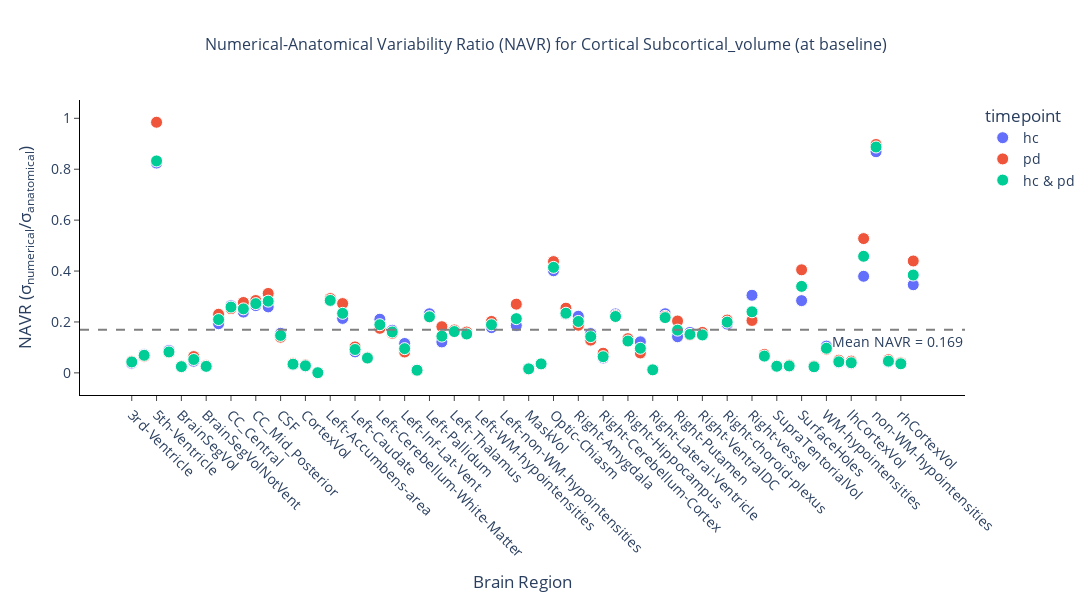
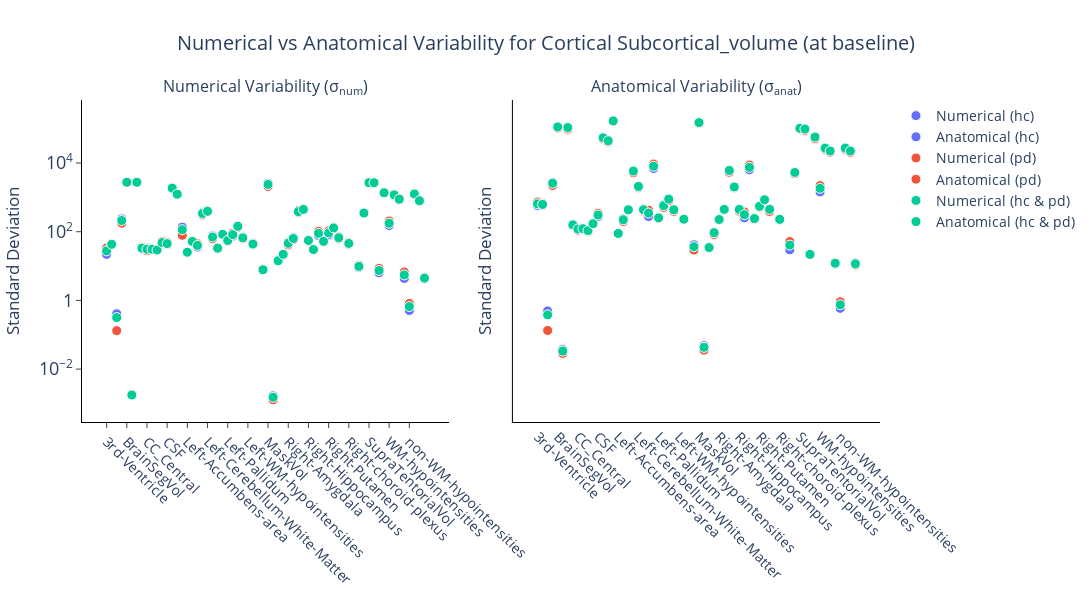

The cell these charts' notebook holds for them, in order:
### Markdown cell above
### Baseline HC+PD

### Code cell
pop_hc_baseline, pop_pd_baseline = get_population(df, df_cohort, visit="first")
pop_hc_followup, pop_pd_followup = get_population(df, df_cohort, visit="second")

pop_hc = pop_hc_baseline
pop_pd = pop_pd_baseline
pop_all = np.concatenate([pop_hc_baseline, pop_pd_baseline])

config = NavrConfig(
    metric=METRIC,
    bilateral=False,
    change=False,
    csv_dir=csv_dir,
    figures_dir=figures_dir,
    regions_template=regions_template,
    anondir=anondir,
    title_suffix="Cortical",
    timepoint="baseline",
)

_ = generate_navr(
    get_stats_metric=get_stats_metric,
    pop1=pop_hc,
    pop2=pop_pd,
    pop_all=pop_all,
    pop1_name="hc",
    pop2_name="pd",
    config=config,
)

pop_hc = pop_hc_followup
pop_pd = pop_pd_followup
pop_all = np.concatenate([pop_hc_followup, pop_pd_followup])

config = NavrConfig(
    metric=METRIC,
    bilateral=False,
    change=False,
    csv_dir=csv_dir,
    figures_dir=figures_dir,
    regions_template=regions_template,
    anondir=anondir,
    title_suffix="Cortical",
    timepoint="followup",
)

_ = generate_navr(
    get_stats_metric=get_stats_metric,
    pop1=pop_hc,
    pop2=pop_pd,
    pop_all=pop_all,
    pop1_name="hc",
    pop2_name="pd",
    config=config,
)

### Figure 1 — Plotly figure (JSON) as saved in the notebook; plotly's stock layout.template omitted (floating-point values rounded to 4 significant figures)
{"data": [{"customdata": [[21.93, 573.3], [42.49, 591.7], [0.4073, 0.4942], [236.1, 2691.0], [2721.0, 112500.0], [0.001701, 0.03707], [2726.0, 109000.0], [31.33, 162.3], [33.29, 126.2], [30.02, 125.7], [29.51, 111.7], [44.6, 172.0], [42.39, 273.0], [1827.0, 55050.0], [1199.0, 45410.0], [136.0, 167900.0], [25.39, 89.76], [50.52, 236.2], [35.69, 432.8], [361.9, 5877.0], [404.8, 1921.0], [75.59, 451.6], [31.97, 276.9], [84.53, 6915.0], [57.55, 247.9], [74.39, 611.9], [151.7, 918.0], [69.1, 444.6], [0.0, 0.0], [41.53, 233.5], [0.0, 0.0], [7.745, 41.63], [2591.0, 149800.0], [0.001671, 0.04808], [14.3, 35.66], [22.64, 97.7], [49.49, 222.5], [67.49, 437.4], [357.8, 6134.0], [437.2, 1888.0], [57.68, 460.8], [31.0, 254.3], [77.45, 6376.0], [53.52, 230.3], [80.23, 565.4], [134.7, 849.0], [70.34, 463.5], [0.0, 0.0], [42.9, 224.1], [0.0, 0.0], [9.05, 29.69], [346.9, 5352.0], [2612.0, 102400.0], [2614.0, 98860.0], [6.351, 22.38], [1346.0, 57880.0], [151.5, 1441.0], [1127.0, 27530.0], [834.9, 22710.0], [4.372, 11.52], [0.5115, 0.5888], [1217.0, 27600.0], [791.9, 22790.0], [4.249, 12.28]], "hovertemplate": "<b>%{hovertext}</b><br><br>timepoint=hc<br>region=%{x}<br>NAVR=%{y:.3f}<br>num=%{customdata[0]:.2e}<br>anat=%{customdata[1]:.2e}<extra></extra>", "hovertext": ["3rd-Ventricle", "4th-Ventricle", "5th-Ventricle", "Brain-Stem", "BrainSegVol", "BrainSegVol-to-eTIV", "BrainSegVolNotVent", "CC_Anterior", "CC_Central", "CC_Mid_Anterior", "CC_Mid_Posterior", "CC_Posterior", "CSF", "CerebralWhiteMatterVol", "CortexVol", "EstimatedTotalIntraCranialVol", "Left-Accumbens-area", "Left-Amygdala", "Left-Caudate", "Left-Cerebellum-Cortex", "Left-Cerebellum-White-Matter", "Left-Hippocampus", "Left-Inf-Lat-Vent", "Left-Lateral-Ventricle", "Left-Pallidum", "Left-Putamen", "Left-Thalamus", "Left-VentralDC", "Left-WM-hypointensities", "Left-choroid-plexus", "Left-non-WM-hypointensities", "Left-vessel", "MaskVol", "MaskVol-to-eTIV", "Optic-Chiasm", "Right-Accumbens-area", "Right-Amygdala", "Right-Caudate", "Right-Cerebellum-Cortex", "Right-Cerebellum-White-Matter", "Right-Hippocampus", "Right-Inf-Lat-Vent", "Right-Lateral-Ventricle", "Right-Pallidum", "Right-Putamen", "Right-Thalamus", "Right-VentralDC", "Right-WM-hypointensities", "Right-choroid-plexus", "Right-non-WM-hypointensities", "Right-vessel", "SubCortGrayVol", "SupraTentorialVol", "SupraTentorialVolNotVent", "SurfaceHoles", "TotalGrayVol", "WM-hypointensities", "lhCerebralWhiteMatterVol", "lhCortexVol", "lhSurfaceHoles", "non-WM-hypointensities", "rhCerebralWhiteMatterVol", "rhCortexVol", "rhSurfaceHoles"], "legendgroup": "hc", "marker": {"color": "#636efa", "line": {"color": "white", "width": 1}, "size": 12, "symbol": "circle"}, "mode": "markers", "name": "hc", "orientation": "v", "showlegend": true, "type": "scatter", "x": ["3rd-Ventricle", "4th-Ventricle", "5th-Ventricle", "Brain-Stem", "BrainSegVol", "BrainSegVol-to-eTIV", "BrainSegVolNotVent", "CC_Anterior", "CC_Central", "CC_Mid_Anterior", "CC_Mid_Posterior", "CC_Posterior", "CSF", "CerebralWhiteMatterVol", "CortexVol", "EstimatedTotalIntraCranialVol", "Left-Accumbens-area", "Left-Amygdala", "Left-Caudate", "Left-Cerebellum-Cortex", "Left-Cerebellum-White-Matter", "Left-Hippocampus", "Left-Inf-Lat-Vent", "Left-Lateral-Ventricle", "Left-Pallidum", "Left-Putamen", "Left-Thalamus", "Left-VentralDC", "Left-WM-hypointensities", "Left-choroid-plexus", "Left-non-WM-hypointensities", "Left-vessel", "MaskVol", "MaskVol-to-eTIV", "Optic-Chiasm", "Right-Accumbens-area", "Right-Amygdala", "Right-Caudate", "Right-Cerebellum-Cortex", "Right-Cerebellum-White-Matter", "Right-Hippocampus", "Right-Inf-Lat-Vent", "Right-Lateral-Ventricle", "Right-Pallidum", "Right-Putamen", "Right-Thalamus", "Right-VentralDC", "Right-WM-hypointensities", "Right-choroid-plexus", "Right-non-WM-hypointensities", "Right-vessel", "SubCortGrayVol", "SupraTentorialVol", "SupraTentorialVolNotVent", "SurfaceHoles", "TotalGrayVol", "WM-hypointensities", "lhCerebralWhiteMatterVol", "lhCortexVol", "lhSurfaceHoles", "non-WM-hypointensities", "rhCerebralWhiteMatterVol", "rhCortexVol", "rhSurfaceHoles"], "xaxis": "x", "y": [0.03826, 0.07181, 0.8243, 0.08775, 0.02418, 0.04588, 0.02501, 0.193, 0.2638, 0.2388, 0.2642, 0.2593, 0.1553, 0.03319, 0.02639, 0.0008099, 0.2828, 0.2139, 0.08247, 0.06158, 0.2107, 0.1674, 0.1155, 0.01222, 0.2321, 0.1216, 0.1652, 0.1554, NaN, 0.1778, NaN, 0.1861, 0.01729, 0.03476, 0.4011, 0.2317, 0.2224, 0.1543, 0.05834, 0.2316, 0.1252, 0.1219, 0.01215, 0.2324, 0.1419, 0.1587, 0.1517, NaN, 0.1915, NaN, 0.3049, 0.06482, 0.02552, 0.02644, 0.2838, 0.02325, 0.1051, 0.04092, 0.03676, 0.3795, 0.8687, 0.0441, 0.03475, 0.3461], "yaxis": "y"}, {"customdata": [[33.56, 731.4], [43.54, 663.1], [0.1313, 0.1333], [177.0, 2210.0], [2785.0, 104000.0], [0.001839, 0.02872], [2783.0, 96660.0], [35.47, 154.1], [27.84, 110.4], [31.9, 115.4], [29.08, 102.3], [52.46, 168.1], [48.22, 343.7], [1890.0, 49750.0], [1274.0, 40750.0], [78.64, 161000.0], [25.24, 86.51], [53.86, 197.9], [44.6, 436.9], [308.6, 5190.0], [379.6, 2170.0], [62.43, 401.9], [34.72, 423.5], [83.07, 9302.0], [53.31, 242.4], [92.0, 507.2], [133.4, 791.8], [62.64, 390.7], [0.0, 0.0], [46.18, 228.5], [0.0, 0.0], [7.884, 29.2], [2067.0, 141400.0], [0.001291, 0.03567], [14.43, 33.01], [21.03, 82.68], [41.0, 219.2], [58.2, 452.6], [415.6, 5382.0], [455.1, 2017.0], [53.17, 395.5], [29.34, 374.7], [102.4, 8723.0], [51.23, 230.7], [105.7, 518.7], [121.0, 813.8], [61.82, 388.8], [0.0, 0.0], [48.68, 234.6], [0.0, 0.0], [10.61, 51.55], [353.1, 4862.0], [2733.0, 96280.0], [2729.0, 88690.0], [8.609, 21.27], [1384.0, 51150.0], [204.4, 2208.0], [1242.0, 24950.0], [945.5, 20480.0], [6.698, 12.7], [0.8148, 0.9083], [1293.0, 24880.0], [803.7, 20370.0], [4.695, 10.68]], "hovertemplate": "<b>%{hovertext}</b><br><br>timepoint=pd<br>region=%{x}<br>NAVR=%{y:.3f}<br>num=%{customdata[0]:.2e}<br>anat=%{customdata[1]:.2e}<extra></extra>", "hovertext": ["3rd-Ventricle", "4th-Ventricle", "5th-Ventricle", "Brain-Stem", "BrainSegVol", "BrainSegVol-to-eTIV", "BrainSegVolNotVent", "CC_Anterior", "CC_Central", "CC_Mid_Anterior", "CC_Mid_Posterior", "CC_Posterior", "CSF", "CerebralWhiteMatterVol", "CortexVol", "EstimatedTotalIntraCranialVol", "Left-Accumbens-area", "Left-Amygdala", "Left-Caudate", "Left-Cerebellum-Cortex", "Left-Cerebellum-White-Matter", "Left-Hippocampus", "Left-Inf-Lat-Vent", "Left-Lateral-Ventricle", "Left-Pallidum", "Left-Putamen", "Left-Thalamus", "Left-VentralDC", "Left-WM-hypointensities", "Left-choroid-plexus", "Left-non-WM-hypointensities", "Left-vessel", "MaskVol", "MaskVol-to-eTIV", "Optic-Chiasm", "Right-Accumbens-area", "Right-Amygdala", "Right-Caudate", "Right-Cerebellum-Cortex", "Right-Cerebellum-White-Matter", "Right-Hippocampus", "Right-Inf-Lat-Vent", "Right-Lateral-Ventricle", "Right-Pallidum", "Right-Putamen", "Right-Thalamus", "Right-VentralDC", "Right-WM-hypointensities", "Right-choroid-plexus", "Right-non-WM-hypointensities", "Right-vessel", "SubCortGrayVol", "SupraTentorialVol", "SupraTentorialVolNotVent", "SurfaceHoles", "TotalGrayVol", "WM-hypointensities", "lhCerebralWhiteMatterVol", "lhCortexVol", "lhSurfaceHoles", "non-WM-hypointensities", "rhCerebralWhiteMatterVol", "rhCortexVol", "rhSurfaceHoles"], "legendgroup": "pd", "marker": {"color": "#EF553B", "line": {"color": "white", "width": 1}, "size": 12, "symbol": "circle"}, "mode": "markers", "name": "pd", "orientation": "v", "showlegend": true, "type": "scatter", "x": ["3rd-Ventricle", "4th-Ventricle", "5th-Ventricle", "Brain-Stem", "BrainSegVol", "BrainSegVol-to-eTIV", "BrainSegVolNotVent", "CC_Anterior", "CC_Central", "CC_Mid_Anterior", "CC_Mid_Posterior", "CC_Posterior", "CSF", "CerebralWhiteMatterVol", "CortexVol", "EstimatedTotalIntraCranialVol", "Left-Accumbens-area", "Left-Amygdala", "Left-Caudate", "Left-Cerebellum-Cortex", "Left-Cerebellum-White-Matter", "Left-Hippocampus", "Left-Inf-Lat-Vent", "Left-Lateral-Ventricle", "Left-Pallidum", "Left-Putamen", "Left-Thalamus", "Left-VentralDC", "Left-WM-hypointensities", "Left-choroid-plexus", "Left-non-WM-hypointensities", "Left-vessel", "MaskVol", "MaskVol-to-eTIV", "Optic-Chiasm", "Right-Accumbens-area", "Right-Amygdala", "Right-Caudate", "Right-Cerebellum-Cortex", "Right-Cerebellum-White-Matter", "Right-Hippocampus", "Right-Inf-Lat-Vent", "Right-Lateral-Ventricle", "Right-Pallidum", "Right-Putamen", "Right-Thalamus", "Right-VentralDC", "Right-WM-hypointensities", "Right-choroid-plexus", "Right-non-WM-hypointensities", "Right-vessel", "SubCortGrayVol", "SupraTentorialVol", "SupraTentorialVolNotVent", "SurfaceHoles", "TotalGrayVol", "WM-hypointensities", "lhCerebralWhiteMatterVol", "lhCortexVol", "lhSurfaceHoles", "non-WM-hypointensities", "rhCerebralWhiteMatterVol", "rhCortexVol", "rhSurfaceHoles"], "xaxis": "x", "y": [0.04588, 0.06567, 0.9845, 0.08007, 0.02677, 0.06403, 0.02879, 0.2302, 0.2522, 0.2766, 0.2843, 0.3121, 0.1403, 0.03799, 0.03127, 0.0004884, 0.2918, 0.2722, 0.1021, 0.05946, 0.175, 0.1553, 0.08198, 0.00893, 0.22, 0.1814, 0.1685, 0.1603, NaN, 0.2021, NaN, 0.27, 0.01462, 0.03621, 0.4371, 0.2543, 0.1871, 0.1286, 0.07722, 0.2257, 0.1345, 0.07831, 0.01174, 0.222, 0.2038, 0.1487, 0.159, NaN, 0.2074, NaN, 0.2059, 0.07263, 0.02839, 0.03076, 0.4048, 0.02706, 0.09259, 0.04979, 0.04617, 0.5275, 0.8971, 0.05199, 0.03946, 0.4395], "yaxis": "y"}, {"customdata": [[27.69, 646.6], [42.96, 622.7], [0.3164, 0.38], [212.0, 2576.0], [2750.0, 112400.0], [0.001763, 0.03359], [2751.0, 107600.0], [33.22, 158.6], [31.0, 119.9], [30.87, 122.8], [29.32, 107.8], [48.24, 171.3], [45.07, 306.3], [1855.0, 54280.0], [1233.0, 44520.0], [114.2, 168400.0], [25.32, 88.96], [52.03, 222.5], [39.88, 434.6], [339.4, 5824.0], [393.8, 2082.0], [70.07, 436.0], [33.22, 349.1], [83.89, 8041.0], [55.72, 253.1], [82.65, 572.9], [143.9, 886.2], [66.32, 434.1], [0.0, 0.0], [43.65, 231.0], [0.0, 0.0], [7.807, 36.64], [2373.0, 150700.0], [0.001515, 0.04293], [14.36, 34.64], [21.94, 93.62], [45.93, 227.3], [63.54, 445.8], [384.5, 6059.0], [445.2, 2010.0], [55.73, 445.3], [30.28, 313.5], [89.38, 7489.0], [52.52, 241.8], [92.37, 550.4], [128.8, 851.5], [66.7, 447.6], [0.0, 0.0], [45.55, 228.5], [0.0, 0.0], [9.773, 40.74], [349.7, 5301.0], [2667.0, 102400.0], [2665.0, 97510.0], [7.436, 21.88], [1363.0, 56930.0], [176.9, 1830.0], [1179.0, 27170.0], [885.5, 22300.0], [5.524, 12.06], [0.6631, 0.7474], [1251.0, 27180.0], [797.1, 22310.0], [4.452, 11.58]], "hovertemplate": "<b>%{hovertext}</b><br><br>timepoint=hc & pd<br>region=%{x}<br>NAVR=%{y:.3f}<br>num=%{customdata[0]:.2e}<br>anat=%{customdata[1]:.2e}<extra></extra>", "hovertext": ["3rd-Ventricle", "4th-Ventricle", "5th-Ventricle", "Brain-Stem", "BrainSegVol", "BrainSegVol-to-eTIV", "BrainSegVolNotVent", "CC_Anterior", "CC_Central", "CC_Mid_Anterior", "CC_Mid_Posterior", "CC_Posterior", "CSF", "CerebralWhiteMatterVol", "CortexVol", "EstimatedTotalIntraCranialVol", "Left-Accumbens-area", "Left-Amygdala", "Left-Caudate", "Left-Cerebellum-Cortex", "Left-Cerebellum-White-Matter", "Left-Hippocampus", "Left-Inf-Lat-Vent", "Left-Lateral-Ventricle", "Left-Pallidum", "Left-Putamen", "Left-Thalamus", "Left-VentralDC", "Left-WM-hypointensities", "Left-choroid-plexus", "Left-non-WM-hypointensities", "Left-vessel", "MaskVol", "MaskVol-to-eTIV", "Optic-Chiasm", "Right-Accumbens-area", "Right-Amygdala", "Right-Caudate", "Right-Cerebellum-Cortex", "Right-Cerebellum-White-Matter", "Right-Hippocampus", "Right-Inf-Lat-Vent", "Right-Lateral-Ventricle", "Right-Pallidum", "Right-Putamen", "Right-Thalamus", "Right-VentralDC", "Right-WM-hypointensities", "Right-choroid-plexus", "Right-non-WM-hypointensities", "Right-vessel", "SubCortGrayVol", "SupraTentorialVol", "SupraTentorialVolNotVent", "SurfaceHoles", "TotalGrayVol", "WM-hypointensities", "lhCerebralWhiteMatterVol", "lhCortexVol", "lhSurfaceHoles", "non-WM-hypointensities", "rhCerebralWhiteMatterVol", "rhCortexVol", "rhSurfaceHoles"], "legendgroup": "hc & pd", "marker": {"color": "#00cc96", "line": {"color": "white", "width": 1}, "size": 12, "symbol": "circle"}, "mode": "markers", "name": "hc & pd", "orientation": "v", "showlegend": true, "type": "scatter", "x": ["3rd-Ventricle", "4th-Ventricle", "5th-Ventricle", "Brain-Stem", "BrainSegVol", "BrainSegVol-to-eTIV", "BrainSegVolNotVent", "CC_Anterior", "CC_Central", "CC_Mid_Anterior", "CC_Mid_Posterior", "CC_Posterior", "CSF", "CerebralWhiteMatterVol", "CortexVol", "EstimatedTotalIntraCranialVol", "Left-Accumbens-area", "Left-Amygdala", "Left-Caudate", "Left-Cerebellum-Cortex", "Left-Cerebellum-White-Matter", "Left-Hippocampus", "Left-Inf-Lat-Vent", "Left-Lateral-Ventricle", "Left-Pallidum", "Left-Putamen", "Left-Thalamus", "Left-VentralDC", "Left-WM-hypointensities", "Left-choroid-plexus", "Left-non-WM-hypointensities", "Left-vessel", "MaskVol", "MaskVol-to-eTIV", "Optic-Chiasm", "Right-Accumbens-area", "Right-Amygdala", "Right-Caudate", "Right-Cerebellum-Cortex", "Right-Cerebellum-White-Matter", "Right-Hippocampus", "Right-Inf-Lat-Vent", "Right-Lateral-Ventricle", "Right-Pallidum", "Right-Putamen", "Right-Thalamus", "Right-VentralDC", "Right-WM-hypointensities", "Right-choroid-plexus", "Right-non-WM-hypointensities", "Right-vessel", "SubCortGrayVol", "SupraTentorialVol", "SupraTentorialVolNotVent", "SurfaceHoles", "TotalGrayVol", "WM-hypointensities", "lhCerebralWhiteMatterVol", "lhCortexVol", "lhSurfaceHoles", "non-WM-hypointensities", "rhCerebralWhiteMatterVol", "rhCortexVol", "rhSurfaceHoles"], "xaxis": "x", "y": [0.04282, 0.06898, 0.8326, 0.08228, 0.02447, 0.0525, 0.02558, 0.2095, 0.2585, 0.2514, 0.272, 0.2817, 0.1471, 0.03418, 0.02769, 0.0006782, 0.2847, 0.2339, 0.09177, 0.05827, 0.1891, 0.1607, 0.09515, 0.01043, 0.2201, 0.1443, 0.1623, 0.1528, NaN, 0.189, NaN, 0.2131, 0.01575, 0.03528, 0.4145, 0.2343, 0.202, 0.1426, 0.06346, 0.2215, 0.1251, 0.09659, 0.01193, 0.2172, 0.1678, 0.1513, 0.149, NaN, 0.1994, NaN, 0.2399, 0.06597, 0.02603, 0.02734, 0.3398, 0.02394, 0.09668, 0.0434, 0.03971, 0.458, 0.8872, 0.04604, 0.03574, 0.3843], "yaxis": "y"}], "layout": {"annotations": [{"showarrow": false, "text": "Mean NAVR = 0.169", "x": 1, "xanchor": "right", "xref": "x domain", "y": 0.1691, "yanchor": "top", "yref": "y"}], "font": {"size": 14}, "height": 600, "legend": {"title": {"text": "timepoint"}, "tracegroupgap": 0}, "plot_bgcolor": "white", "shapes": [{"line": {"color": "gray", "dash": "dash"}, "type": "line", "x0": 0, "x1": 1, "xref": "x domain", "y0": 0.1691, "y1": 0.1691, "yref": "y"}], "title": {"font": {"size": 16}, "text": "Numerical-Anatomical Variability Ratio (NAVR) for Cortical Subcortical_volume (at baseline)", "x": 0.5}, "width": 1400, "xaxis": {"anchor": "y", "domain": [0, 1], "linecolor": "black", "linewidth": 1, "showline": true, "tickangle": 45, "ticks": "outside", "title": {"text": "Brain Region"}}, "yaxis": {"anchor": "x", "domain": [0, 1], "exponentformat": "power", "linecolor": "black", "linewidth": 1, "showline": true, "ticks": "outside", "title": {"text": "NAVR (σ<sub>numerical</sub>/σ<sub>anatomical</sub>)"}}}}

### Figure 2 — Plotly figure (JSON) as saved in the notebook; plotly's stock layout.template omitted (floating-point values rounded to 4 significant figures)
{"data": [{"marker": {"color": "#636EFA", "line": {"color": "white", "width": 1}, "size": 10}, "mode": "markers", "name": "Numerical (hc)", "showlegend": true, "type": "scatter", "x": ["3rd-Ventricle", "4th-Ventricle", "5th-Ventricle", "Brain-Stem", "BrainSegVol", "BrainSegVol-to-eTIV", "BrainSegVolNotVent", "CC_Anterior", "CC_Central", "CC_Mid_Anterior", "CC_Mid_Posterior", "CC_Posterior", "CSF", "CerebralWhiteMatterVol", "CortexVol", "EstimatedTotalIntraCranialVol", "Left-Accumbens-area", "Left-Amygdala", "Left-Caudate", "Left-Cerebellum-Cortex", "Left-Cerebellum-White-Matter", "Left-Hippocampus", "Left-Inf-Lat-Vent", "Left-Lateral-Ventricle", "Left-Pallidum", "Left-Putamen", "Left-Thalamus", "Left-VentralDC", "Left-WM-hypointensities", "Left-choroid-plexus", "Left-non-WM-hypointensities", "Left-vessel", "MaskVol", "MaskVol-to-eTIV", "Optic-Chiasm", "Right-Accumbens-area", "Right-Amygdala", "Right-Caudate", "Right-Cerebellum-Cortex", "Right-Cerebellum-White-Matter", "Right-Hippocampus", "Right-Inf-Lat-Vent", "Right-Lateral-Ventricle", "Right-Pallidum", "Right-Putamen", "Right-Thalamus", "Right-VentralDC", "Right-WM-hypointensities", "Right-choroid-plexus", "Right-non-WM-hypointensities", "Right-vessel", "SubCortGrayVol", "SupraTentorialVol", "SupraTentorialVolNotVent", "SurfaceHoles", "TotalGrayVol", "WM-hypointensities", "lhCerebralWhiteMatterVol", "lhCortexVol", "lhSurfaceHoles", "non-WM-hypointensities", "rhCerebralWhiteMatterVol", "rhCortexVol", "rhSurfaceHoles"], "xaxis": "x", "y": [21.93, 42.49, 0.4073, 236.1, 2721.0, 0.001701, 2726.0, 31.33, 33.29, 30.02, 29.51, 44.6, 42.39, 1827.0, 1199.0, 136.0, 25.39, 50.52, 35.69, 361.9, 404.8, 75.59, 31.97, 84.53, 57.55, 74.39, 151.7, 69.1, 0.0, 41.53, 0.0, 7.745, 2591.0, 0.001671, 14.3, 22.64, 49.49, 67.49, 357.8, 437.2, 57.68, 31.0, 77.45, 53.52, 80.23, 134.7, 70.34, 0.0, 42.9, 0.0, 9.05, 346.9, 2612.0, 2614.0, 6.351, 1346.0, 151.5, 1127.0, 834.9, 4.372, 0.5115, 1217.0, 791.9, 4.249], "yaxis": "y"}, {"marker": {"color": "#636EFA", "line": {"color": "white", "width": 1}, "size": 10}, "mode": "markers", "name": "Anatomical (hc)", "showlegend": true, "type": "scatter", "x": ["3rd-Ventricle", "4th-Ventricle", "5th-Ventricle", "Brain-Stem", "BrainSegVol", "BrainSegVol-to-eTIV", "BrainSegVolNotVent", "CC_Anterior", "CC_Central", "CC_Mid_Anterior", "CC_Mid_Posterior", "CC_Posterior", "CSF", "CerebralWhiteMatterVol", "CortexVol", "EstimatedTotalIntraCranialVol", "Left-Accumbens-area", "Left-Amygdala", "Left-Caudate", "Left-Cerebellum-Cortex", "Left-Cerebellum-White-Matter", "Left-Hippocampus", "Left-Inf-Lat-Vent", "Left-Lateral-Ventricle", "Left-Pallidum", "Left-Putamen", "Left-Thalamus", "Left-VentralDC", "Left-WM-hypointensities", "Left-choroid-plexus", "Left-non-WM-hypointensities", "Left-vessel", "MaskVol", "MaskVol-to-eTIV", "Optic-Chiasm", "Right-Accumbens-area", "Right-Amygdala", "Right-Caudate", "Right-Cerebellum-Cortex", "Right-Cerebellum-White-Matter", "Right-Hippocampus", "Right-Inf-Lat-Vent", "Right-Lateral-Ventricle", "Right-Pallidum", "Right-Putamen", "Right-Thalamus", "Right-VentralDC", "Right-WM-hypointensities", "Right-choroid-plexus", "Right-non-WM-hypointensities", "Right-vessel", "SubCortGrayVol", "SupraTentorialVol", "SupraTentorialVolNotVent", "SurfaceHoles", "TotalGrayVol", "WM-hypointensities", "lhCerebralWhiteMatterVol", "lhCortexVol", "lhSurfaceHoles", "non-WM-hypointensities", "rhCerebralWhiteMatterVol", "rhCortexVol", "rhSurfaceHoles"], "xaxis": "x2", "y": [573.3, 591.7, 0.4942, 2691.0, 112500.0, 0.03707, 109000.0, 162.3, 126.2, 125.7, 111.7, 172.0, 273.0, 55050.0, 45410.0, 167900.0, 89.76, 236.2, 432.8, 5877.0, 1921.0, 451.6, 276.9, 6915.0, 247.9, 611.9, 918.0, 444.6, 0.0, 233.5, 0.0, 41.63, 149800.0, 0.04808, 35.66, 97.7, 222.5, 437.4, 6134.0, 1888.0, 460.8, 254.3, 6376.0, 230.3, 565.4, 849.0, 463.5, 0.0, 224.1, 0.0, 29.69, 5352.0, 102400.0, 98860.0, 22.38, 57880.0, 1441.0, 27530.0, 22710.0, 11.52, 0.5888, 27600.0, 22790.0, 12.28], "yaxis": "y2"}, {"marker": {"color": "#EF553B", "line": {"color": "white", "width": 1}, "size": 10}, "mode": "markers", "name": "Numerical (pd)", "showlegend": true, "type": "scatter", "x": ["3rd-Ventricle", "4th-Ventricle", "5th-Ventricle", "Brain-Stem", "BrainSegVol", "BrainSegVol-to-eTIV", "BrainSegVolNotVent", "CC_Anterior", "CC_Central", "CC_Mid_Anterior", "CC_Mid_Posterior", "CC_Posterior", "CSF", "CerebralWhiteMatterVol", "CortexVol", "EstimatedTotalIntraCranialVol", "Left-Accumbens-area", "Left-Amygdala", "Left-Caudate", "Left-Cerebellum-Cortex", "Left-Cerebellum-White-Matter", "Left-Hippocampus", "Left-Inf-Lat-Vent", "Left-Lateral-Ventricle", "Left-Pallidum", "Left-Putamen", "Left-Thalamus", "Left-VentralDC", "Left-WM-hypointensities", "Left-choroid-plexus", "Left-non-WM-hypointensities", "Left-vessel", "MaskVol", "MaskVol-to-eTIV", "Optic-Chiasm", "Right-Accumbens-area", "Right-Amygdala", "Right-Caudate", "Right-Cerebellum-Cortex", "Right-Cerebellum-White-Matter", "Right-Hippocampus", "Right-Inf-Lat-Vent", "Right-Lateral-Ventricle", "Right-Pallidum", "Right-Putamen", "Right-Thalamus", "Right-VentralDC", "Right-WM-hypointensities", "Right-choroid-plexus", "Right-non-WM-hypointensities", "Right-vessel", "SubCortGrayVol", "SupraTentorialVol", "SupraTentorialVolNotVent", "SurfaceHoles", "TotalGrayVol", "WM-hypointensities", "lhCerebralWhiteMatterVol", "lhCortexVol", "lhSurfaceHoles", "non-WM-hypointensities", "rhCerebralWhiteMatterVol", "rhCortexVol", "rhSurfaceHoles"], "xaxis": "x", "y": [33.56, 43.54, 0.1313, 177.0, 2785.0, 0.001839, 2783.0, 35.47, 27.84, 31.9, 29.08, 52.46, 48.22, 1890.0, 1274.0, 78.64, 25.24, 53.86, 44.6, 308.6, 379.6, 62.43, 34.72, 83.07, 53.31, 92.0, 133.4, 62.64, 0.0, 46.18, 0.0, 7.884, 2067.0, 0.001291, 14.43, 21.03, 41.0, 58.2, 415.6, 455.1, 53.17, 29.34, 102.4, 51.23, 105.7, 121.0, 61.82, 0.0, 48.68, 0.0, 10.61, 353.1, 2733.0, 2729.0, 8.609, 1384.0, 204.4, 1242.0, 945.5, 6.698, 0.8148, 1293.0, 803.7, 4.695], "yaxis": "y"}, {"marker": {"color": "#EF553B", "line": {"color": "white", "width": 1}, "size": 10}, "mode": "markers", "name": "Anatomical (pd)", "showlegend": true, "type": "scatter", "x": ["3rd-Ventricle", "4th-Ventricle", "5th-Ventricle", "Brain-Stem", "BrainSegVol", "BrainSegVol-to-eTIV", "BrainSegVolNotVent", "CC_Anterior", "CC_Central", "CC_Mid_Anterior", "CC_Mid_Posterior", "CC_Posterior", "CSF", "CerebralWhiteMatterVol", "CortexVol", "EstimatedTotalIntraCranialVol", "Left-Accumbens-area", "Left-Amygdala", "Left-Caudate", "Left-Cerebellum-Cortex", "Left-Cerebellum-White-Matter", "Left-Hippocampus", "Left-Inf-Lat-Vent", "Left-Lateral-Ventricle", "Left-Pallidum", "Left-Putamen", "Left-Thalamus", "Left-VentralDC", "Left-WM-hypointensities", "Left-choroid-plexus", "Left-non-WM-hypointensities", "Left-vessel", "MaskVol", "MaskVol-to-eTIV", "Optic-Chiasm", "Right-Accumbens-area", "Right-Amygdala", "Right-Caudate", "Right-Cerebellum-Cortex", "Right-Cerebellum-White-Matter", "Right-Hippocampus", "Right-Inf-Lat-Vent", "Right-Lateral-Ventricle", "Right-Pallidum", "Right-Putamen", "Right-Thalamus", "Right-VentralDC", "Right-WM-hypointensities", "Right-choroid-plexus", "Right-non-WM-hypointensities", "Right-vessel", "SubCortGrayVol", "SupraTentorialVol", "SupraTentorialVolNotVent", "SurfaceHoles", "TotalGrayVol", "WM-hypointensities", "lhCerebralWhiteMatterVol", "lhCortexVol", "lhSurfaceHoles", "non-WM-hypointensities", "rhCerebralWhiteMatterVol", "rhCortexVol", "rhSurfaceHoles"], "xaxis": "x2", "y": [731.4, 663.1, 0.1333, 2210.0, 104000.0, 0.02872, 96660.0, 154.1, 110.4, 115.4, 102.3, 168.1, 343.7, 49750.0, 40750.0, 161000.0, 86.51, 197.9, 436.9, 5190.0, 2170.0, 401.9, 423.5, 9302.0, 242.4, 507.2, 791.8, 390.7, 0.0, 228.5, 0.0, 29.2, 141400.0, 0.03567, 33.01, 82.68, 219.2, 452.6, 5382.0, 2017.0, 395.5, 374.7, 8723.0, 230.7, 518.7, 813.8, 388.8, 0.0, 234.6, 0.0, 51.55, 4862.0, 96280.0, 88690.0, 21.27, 51150.0, 2208.0, 24950.0, 20480.0, 12.7, 0.9083, 24880.0, 20370.0, 10.68], "yaxis": "y2"}, {"marker": {"color": "#00CC96", "line": {"color": "white", "width": 1}, "size": 10}, "mode": "markers", "name": "Numerical (hc & pd)", "showlegend": true, "type": "scatter", "x": ["3rd-Ventricle", "4th-Ventricle", "5th-Ventricle", "Brain-Stem", "BrainSegVol", "BrainSegVol-to-eTIV", "BrainSegVolNotVent", "CC_Anterior", "CC_Central", "CC_Mid_Anterior", "CC_Mid_Posterior", "CC_Posterior", "CSF", "CerebralWhiteMatterVol", "CortexVol", "EstimatedTotalIntraCranialVol", "Left-Accumbens-area", "Left-Amygdala", "Left-Caudate", "Left-Cerebellum-Cortex", "Left-Cerebellum-White-Matter", "Left-Hippocampus", "Left-Inf-Lat-Vent", "Left-Lateral-Ventricle", "Left-Pallidum", "Left-Putamen", "Left-Thalamus", "Left-VentralDC", "Left-WM-hypointensities", "Left-choroid-plexus", "Left-non-WM-hypointensities", "Left-vessel", "MaskVol", "MaskVol-to-eTIV", "Optic-Chiasm", "Right-Accumbens-area", "Right-Amygdala", "Right-Caudate", "Right-Cerebellum-Cortex", "Right-Cerebellum-White-Matter", "Right-Hippocampus", "Right-Inf-Lat-Vent", "Right-Lateral-Ventricle", "Right-Pallidum", "Right-Putamen", "Right-Thalamus", "Right-VentralDC", "Right-WM-hypointensities", "Right-choroid-plexus", "Right-non-WM-hypointensities", "Right-vessel", "SubCortGrayVol", "SupraTentorialVol", "SupraTentorialVolNotVent", "SurfaceHoles", "TotalGrayVol", "WM-hypointensities", "lhCerebralWhiteMatterVol", "lhCortexVol", "lhSurfaceHoles", "non-WM-hypointensities", "rhCerebralWhiteMatterVol", "rhCortexVol", "rhSurfaceHoles"], "xaxis": "x", "y": [27.69, 42.96, 0.3164, 212.0, 2750.0, 0.001763, 2751.0, 33.22, 31.0, 30.87, 29.32, 48.24, 45.07, 1855.0, 1233.0, 114.2, 25.32, 52.03, 39.88, 339.4, 393.8, 70.07, 33.22, 83.89, 55.72, 82.65, 143.9, 66.32, 0.0, 43.65, 0.0, 7.807, 2373.0, 0.001515, 14.36, 21.94, 45.93, 63.54, 384.5, 445.2, 55.73, 30.28, 89.38, 52.52, 92.37, 128.8, 66.7, 0.0, 45.55, 0.0, 9.773, 349.7, 2667.0, 2665.0, 7.436, 1363.0, 176.9, 1179.0, 885.5, 5.524, 0.6631, 1251.0, 797.1, 4.452], "yaxis": "y"}, {"marker": {"color": "#00CC96", "line": {"color": "white", "width": 1}, "size": 10}, "mode": "markers", "name": "Anatomical (hc & pd)", "showlegend": true, "type": "scatter", "x": ["3rd-Ventricle", "4th-Ventricle", "5th-Ventricle", "Brain-Stem", "BrainSegVol", "BrainSegVol-to-eTIV", "BrainSegVolNotVent", "CC_Anterior", "CC_Central", "CC_Mid_Anterior", "CC_Mid_Posterior", "CC_Posterior", "CSF", "CerebralWhiteMatterVol", "CortexVol", "EstimatedTotalIntraCranialVol", "Left-Accumbens-area", "Left-Amygdala", "Left-Caudate", "Left-Cerebellum-Cortex", "Left-Cerebellum-White-Matter", "Left-Hippocampus", "Left-Inf-Lat-Vent", "Left-Lateral-Ventricle", "Left-Pallidum", "Left-Putamen", "Left-Thalamus", "Left-VentralDC", "Left-WM-hypointensities", "Left-choroid-plexus", "Left-non-WM-hypointensities", "Left-vessel", "MaskVol", "MaskVol-to-eTIV", "Optic-Chiasm", "Right-Accumbens-area", "Right-Amygdala", "Right-Caudate", "Right-Cerebellum-Cortex", "Right-Cerebellum-White-Matter", "Right-Hippocampus", "Right-Inf-Lat-Vent", "Right-Lateral-Ventricle", "Right-Pallidum", "Right-Putamen", "Right-Thalamus", "Right-VentralDC", "Right-WM-hypointensities", "Right-choroid-plexus", "Right-non-WM-hypointensities", "Right-vessel", "SubCortGrayVol", "SupraTentorialVol", "SupraTentorialVolNotVent", "SurfaceHoles", "TotalGrayVol", "WM-hypointensities", "lhCerebralWhiteMatterVol", "lhCortexVol", "lhSurfaceHoles", "non-WM-hypointensities", "rhCerebralWhiteMatterVol", "rhCortexVol", "rhSurfaceHoles"], "xaxis": "x2", "y": [646.6, 622.7, 0.38, 2576.0, 112400.0, 0.03359, 107600.0, 158.6, 119.9, 122.8, 107.8, 171.3, 306.3, 54280.0, 44520.0, 168400.0, 88.96, 222.5, 434.6, 5824.0, 2082.0, 436.0, 349.1, 8041.0, 253.1, 572.9, 886.2, 434.1, 0.0, 231.0, 0.0, 36.64, 150700.0, 0.04293, 34.64, 93.62, 227.3, 445.8, 6059.0, 2010.0, 445.3, 313.5, 7489.0, 241.8, 550.4, 851.5, 447.6, 0.0, 228.5, 0.0, 40.74, 5301.0, 102400.0, 97510.0, 21.88, 56930.0, 1830.0, 27170.0, 22300.0, 12.06, 0.7474, 27180.0, 22310.0, 11.58], "yaxis": "y2"}], "layout": {"annotations": [{"font": {"size": 16}, "showarrow": false, "text": "Numerical Variability (σ<sub>num</sub>)", "x": 0.23, "xanchor": "center", "xref": "paper", "y": 1, "yanchor": "bottom", "yref": "paper"}, {"font": {"size": 16}, "showarrow": false, "text": "Anatomical Variability (σ<sub>anat</sub>)", "x": 0.77, "xanchor": "center", "xref": "paper", "y": 1, "yanchor": "bottom", "yref": "paper"}], "font": {"size": 14}, "height": 600, "plot_bgcolor": "white", "title": {"text": "Numerical vs Anatomical Variability for Cortical Subcortical_volume (at baseline)", "x": 0.5}, "width": 1400, "xaxis": {"anchor": "y", "domain": [0, 0.46], "linecolor": "black", "linewidth": 1, "showline": true, "tickangle": 45, "ticks": "outside"}, "xaxis2": {"anchor": "y2", "domain": [0.54, 1], "linecolor": "black", "linewidth": 1, "showline": true, "tickangle": 45}, "yaxis": {"anchor": "x", "domain": [0, 1], "exponentformat": "power", "linecolor": "black", "linewidth": 1, "showline": true, "ticks": "outside", "title": {"text": "Standard Deviation"}, "type": "log"}, "yaxis2": {"anchor": "x2", "domain": [0, 1], "exponentformat": "power", "linecolor": "black", "linewidth": 1, "matches": "y", "showline": true, "showticklabels": false, "title": {"text": "Standard Deviation"}, "type": "log"}}}
